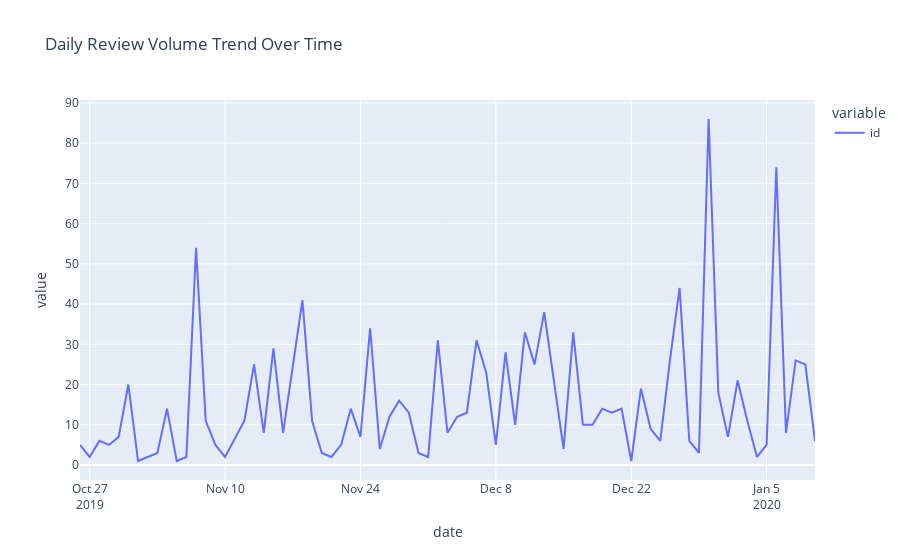

The notebook cell saved with this chart:
### Markdown cell above
## Reviews Volume

### Code cell
# Daily Review Volume Trend
data = df.groupby("date")["id"].count()
daily_rev_trend_fig = px.line(data,  title="Daily Review Volume Trend Over Time")
daily_rev_trend_fig.show()

### Figure 1 — Plotly figure (JSON) as saved in the notebook; plotly's stock layout.template omitted (floating-point values rounded to 4 significant figures)
{"data": [{"hovertemplate": "variable=id<br>date=%{x}<br>value=%{y}<extra></extra>", "legendgroup": "id", "line": {"color": "#636efa", "dash": "solid"}, "marker": {"symbol": "circle"}, "mode": "lines", "name": "id", "orientation": "v", "showlegend": true, "type": "scatter", "x": ["2019-10-26", "2019-10-27", "2019-10-28", "2019-10-29", "2019-10-30", "2019-10-31", "2019-11-01", "2019-11-03", "2019-11-04", "2019-11-05", "2019-11-06", "2019-11-07", "2019-11-08", "2019-11-09", "2019-11-10", "2019-11-12", "2019-11-13", "2019-11-14", "2019-11-15", "2019-11-16", "2019-11-18", "2019-11-19", "2019-11-20", "2019-11-21", "2019-11-22", "2019-11-23", "2019-11-24", "2019-11-25", "2019-11-26", "2019-11-27", "2019-11-28", "2019-11-29", "2019-11-30", "2019-12-01", "2019-12-02", "2019-12-03", "2019-12-04", "2019-12-05", "2019-12-06", "2019-12-07", "2019-12-08", "2019-12-09", "2019-12-10", "2019-12-11", "2019-12-12", "2019-12-13", "2019-12-14", "2019-12-15", "2019-12-16", "2019-12-17", "2019-12-18", "2019-12-19", "2019-12-20", "2019-12-21", "2019-12-22", "2019-12-23", "2019-12-24", "2019-12-25", "2019-12-26", "2019-12-27", "2019-12-28", "2019-12-29", "2019-12-30", "2019-12-31", "2020-01-01", "2020-01-02", "2020-01-03", "2020-01-04", "2020-01-05", "2020-01-06", "2020-01-07", "2020-01-08", "2020-01-09", "2020-01-10"], "xaxis": "x", "y": [5, 2, 6, 5, 7, 20, 1, 3, 14, 1, 2, 54, 11, 5, 2, 11, 25, 8, 29, 8, 41, 11, 3, 2, 5, 14, 7, 34, 4, 12, 16, 13, 3, 2, 31, 8, 12, 13, 31, 23, 5, 28, 10, 33, 25, 38, 21, 4, 33, 10, 10, 14, 13, 14, 1, 19, 9, 6, 26, 44, 6, 3, 86, 18, 7, 21, 11, 2, 5, 74, 8, 26, 25, 6], "yaxis": "y"}], "layout": {"legend": {"title": {"text": "variable"}, "tracegroupgap": 0}, "title": {"text": "Daily Review Volume Trend Over Time"}, "xaxis": {"anchor": "y", "domain": [0, 1], "title": {"text": "date"}}, "yaxis": {"anchor": "x", "domain": [0, 1], "title": {"text": "value"}}}}
